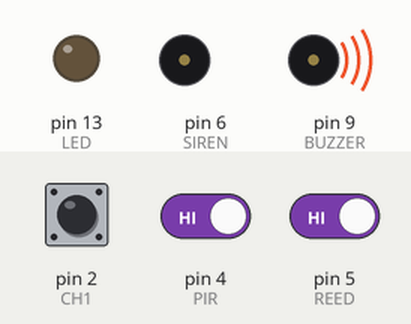
This program was run on a simulated Arduino Nano, built with avr-gcc and run on an emulated ATmega328P. Parts: output pins drawn as LEDs (lit = HIGH), buzzer (waves = sounding, pin HIGH). The inputs (shaded band) are chosen by the test bench; at power-on: pin 2 (CH1) HIGH, pin 5 (REED) HIGH, pin 4 (PIR) HIGH. The local clock reads 2024-03-15 10:24:30 at power-on unless the program sets it.

Above: at 1.2 s.
1.3 s: pin 2 (CH1) pulled LOW for 0.15 s
At 2.4 s:
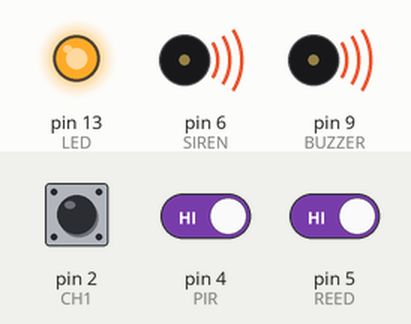
3.0 s: pin 2 (CH1) pulled LOW for 1 s
At 3.5 s:
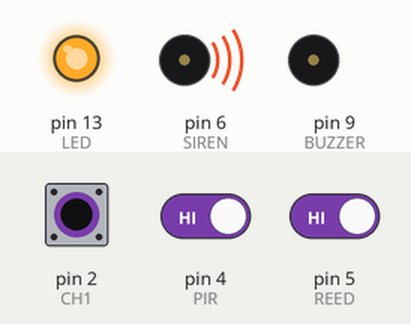
6.6 s: pin 2 (CH1) pulled LOW for 3.2 s
At 7.65 s:
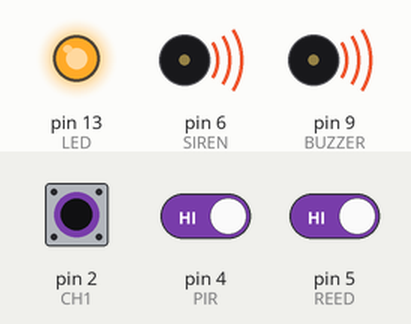
11.3 s: pin 2 (CH1) driven LOW and pin 5 (REED) driven LOW
At 12.6 s:
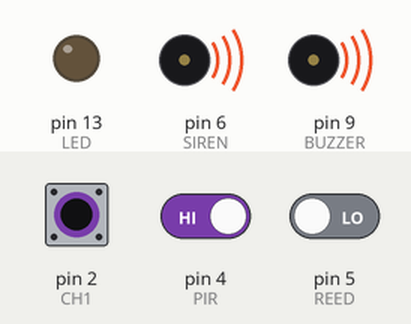
Timing chart, 0 to 14.3 s (numbered marks = the images above; inputs shaded):
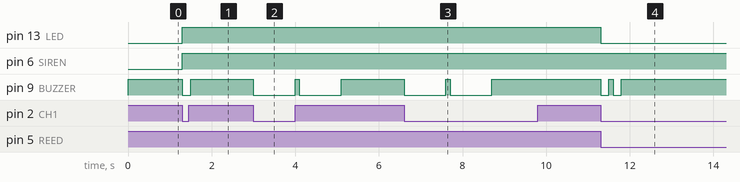

The program:

main.cpp
```cpp
#include <Arduino.h>
#include <RtcDS1302.h>

#define CH1 2
// #define CH2 3
#define PIR 4
#define REED 5
#define SIREN 6
// #define UPS 7
// #define PUMP 8
#define BUZZER 9
#define CLK 10
#define DAT 11
#define RST 12
#define LED 13

enum AlarmState
{
    ALARM_OFF,
    ALARM_ON,
    ALARM_TRIGGERED
};

AlarmState alarmState = ALARM_OFF;
unsigned long lastButtonPress = 0;
unsigned long alarmTriggerTime = 0;
unsigned long lastRtcCheck = 0;
unsigned long lastRtcHealthCheck = 0;
bool buttonPressed = false;
bool autoArmedToday = false;
bool rtcReliable = true;
bool rtcErrorPending = false;

const unsigned long DEBOUNCE_TIME = 100;
const unsigned long ALARM_DURATION = 180000;
const unsigned long RTC_CHECK_INTERVAL = 600000;
const unsigned long RTC_HEALTH_CHECK_INTERVAL = 1800000;

ThreeWire myWire(DAT, CLK, RST);
RtcDS1302<ThreeWire> Rtc(myWire);

void checkRemoteButton();
void checkAutoArm();
void armAlarm();
void disarmAlarm();
void triggerAlarm();
void beep(int times, int duration);
bool hasTimeElapsed(unsigned long startTime, unsigned long duration);
bool checkRtcHealth();
void tryFixRtc();

void setup()
{
    pinMode(CH1, INPUT_PULLUP);
    pinMode(PIR, INPUT_PULLUP);
    pinMode(REED, INPUT_PULLUP);
    pinMode(SIREN, OUTPUT);
    pinMode(BUZZER, OUTPUT);
    pinMode(LED, OUTPUT);

    digitalWrite(SIREN, HIGH);
    digitalWrite(BUZZER, HIGH);

    Rtc.Begin();

    RtcDateTime compiled = RtcDateTime(__DATE__, __TIME__);
    bool rtcError = false;

    if (!Rtc.IsDateTimeValid())
    {
        rtcError = true;
        Rtc.SetDateTime(compiled);
    }
    if (Rtc.GetIsWriteProtected())
    {
        rtcError = true;
        Rtc.SetIsWriteProtected(false);
    }
    if (!Rtc.GetIsRunning())
    {
        rtcError = true;
        Rtc.SetIsRunning(true);
    }
    RtcDateTime now = Rtc.GetDateTime();
    if (now < compiled)
    {
        rtcError = true;
        Rtc.SetDateTime(compiled);
    }

    rtcReliable = !rtcError;

    if (rtcError)
    {
        rtcErrorPending = true;
    }

    triggerAlarm();
}

void loop()
{
    checkRemoteButton();

    switch (alarmState)
    {
    case ALARM_OFF:
        checkAutoArm();
        break;

    case ALARM_ON:
        if (digitalRead(PIR) == LOW || digitalRead(REED) == HIGH)
        {
            triggerAlarm();
        }
        break;

    case ALARM_TRIGGERED:
        if (hasTimeElapsed(alarmTriggerTime, ALARM_DURATION))
        {
            digitalWrite(SIREN, HIGH);
            alarmState = ALARM_ON;
        }
        break;
    }
}

bool checkRtcHealth()
{
    if (!hasTimeElapsed(lastRtcHealthCheck, RTC_HEALTH_CHECK_INTERVAL))
    {
        return rtcReliable;
    }
    lastRtcHealthCheck = millis();

    if (!Rtc.IsDateTimeValid())
    {
        return false;
    }

    if (!Rtc.GetIsRunning())
    {
        return false;
    }

    if (Rtc.GetIsWriteProtected())
    {
        return false;
    }

    return true;
}

void tryFixRtc()
{
    bool fixed = false;

    if (!Rtc.GetIsRunning())
    {
        Rtc.SetIsRunning(true);
        fixed = true;
    }

    if (Rtc.GetIsWriteProtected())
    {
        Rtc.SetIsWriteProtected(false);
        fixed = true;
    }

    if (fixed)
    {
        delay(100);
        rtcReliable = checkRtcHealth();

        if (rtcReliable)
        {
            rtcErrorPending = false;
        }
    }
}

void checkAutoArm()
{
    if (!checkRtcHealth())
    {
        if (rtcReliable)
        {
            rtcReliable = false;
            rtcErrorPending = true;
            tryFixRtc();
        }
        return;
    }

    if (!rtcReliable)
    {
        return;
    }

    if (!hasTimeElapsed(lastRtcCheck, RTC_CHECK_INTERVAL))
    {
        return;
    }
    lastRtcCheck = millis();

    RtcDateTime now = Rtc.GetDateTime();

    if (now.Hour() == 0 && autoArmedToday)
    {
        autoArmedToday = false;
    }

    if (now.Hour() >= 22 && !autoArmedToday && digitalRead(REED) == LOW)
    {
        beep(3, 150);
        delay(500);
        alarmState = ALARM_ON;
        digitalWrite(LED, LOW);
        autoArmedToday = true;
    }
}

void checkRemoteButton()
{
    if (digitalRead(CH1) == LOW && !buttonPressed && hasTimeElapsed(lastButtonPress, DEBOUNCE_TIME))
    {
        buttonPressed = true;
        lastButtonPress = millis();

        if (alarmState == ALARM_OFF)
        {
            armAlarm();
        }
        else
        {
            disarmAlarm();
        }
    }
    if (digitalRead(CH1) == HIGH)
    {
        buttonPressed = false;
    }
}

bool hasTimeElapsed(unsigned long startTime, unsigned long duration)
{
    return (millis() - startTime) >= duration;
}

void armAlarm()
{
    if (digitalRead(REED) == HIGH)
    {
        beep(2, 1000);
        return;
    }
    alarmState = ALARM_ON;
    digitalWrite(LED, LOW);
    beep(2, 200);
}

void triggerAlarm()
{
    alarmState = ALARM_TRIGGERED;
    alarmTriggerTime = millis();
    digitalWrite(SIREN, LOW);
}

void disarmAlarm()
{
    alarmState = ALARM_OFF;
    digitalWrite(SIREN, HIGH);
    digitalWrite(LED, HIGH);

    beep(1, 200);

    if (rtcErrorPending)
    {
        delay(300);
        beep(1, 1000);
        rtcErrorPending = false;
    }

    if (rtcReliable && checkRtcHealth())
    {
        RtcDateTime now = Rtc.GetDateTime();
        if (now.Hour() >= 22)
        {
            autoArmedToday = false;
        }
    }
}

void beep(int times, int duration)
{
    if (duration > 5000)
        duration = 5000;
    for (int i = 0; i < times; i++)
    {
        digitalWrite(BUZZER, LOW);
        delay(duration);
        digitalWrite(BUZZER, HIGH);
        if (i < times - 1)
        {
            delay(100);
        }
    }
}
```

Measured:
- after the input at 1.3 s, pin 13 (LED), pin 6 (SIREN): LOW → HIGH at once; pin 9 (BUZZER): HIGH → LOW at once, → HIGH 0.20 s later
- after the input at 3.0 s, pin 9 (BUZZER): alternates HIGH for 0.10 s and LOW for 1.0 s, starting at once
- after the input at 6.6 s, pin 9 (BUZZER): alternates HIGH for 0.10 s and LOW for 1.0 s, 4 changes in all, then stays HIGH, starting at once
- after the input at 11.3 s, pin 13 (LED): HIGH → LOW at once; pin 9 (BUZZER): alternates HIGH for 0.10 s and LOW for 0.20 s, 4 changes in all, then stays HIGH, starting at once
